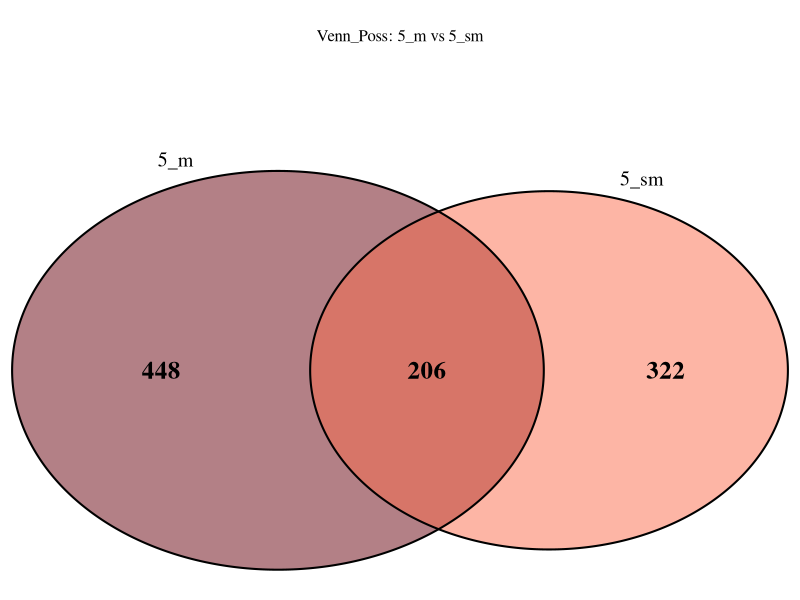
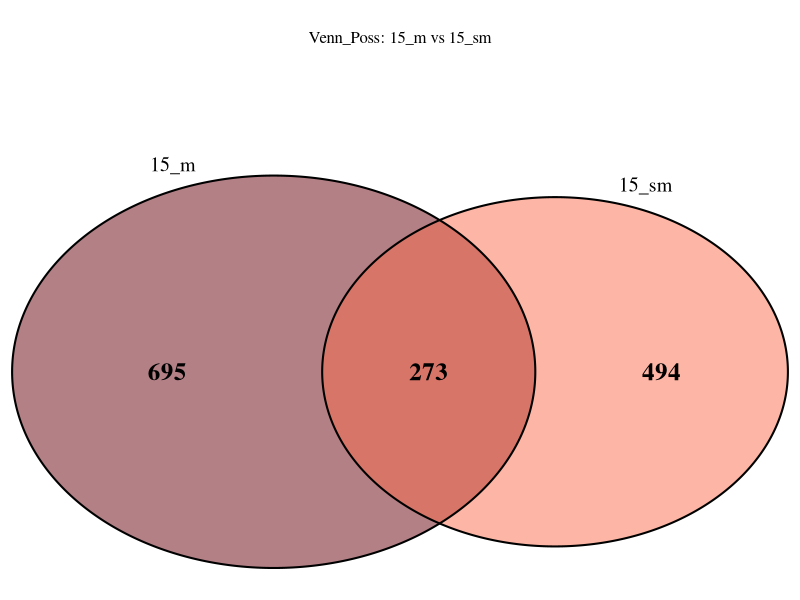
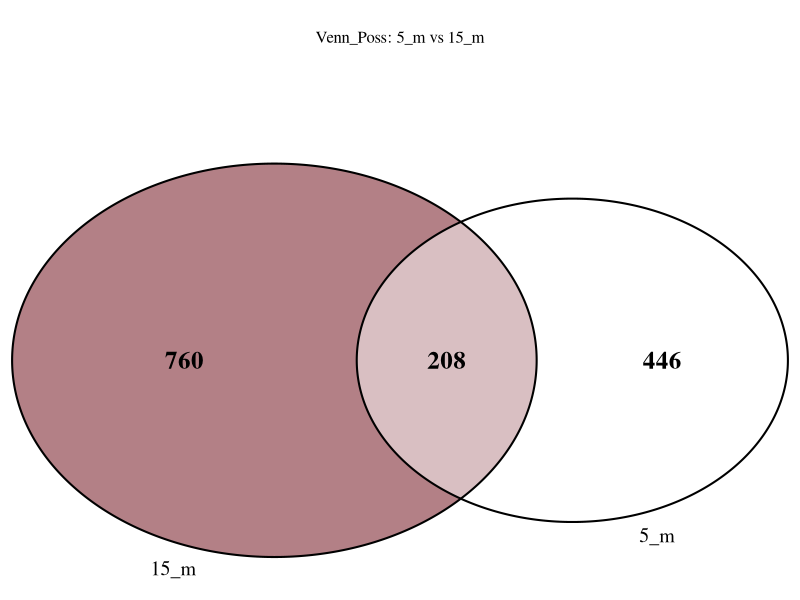
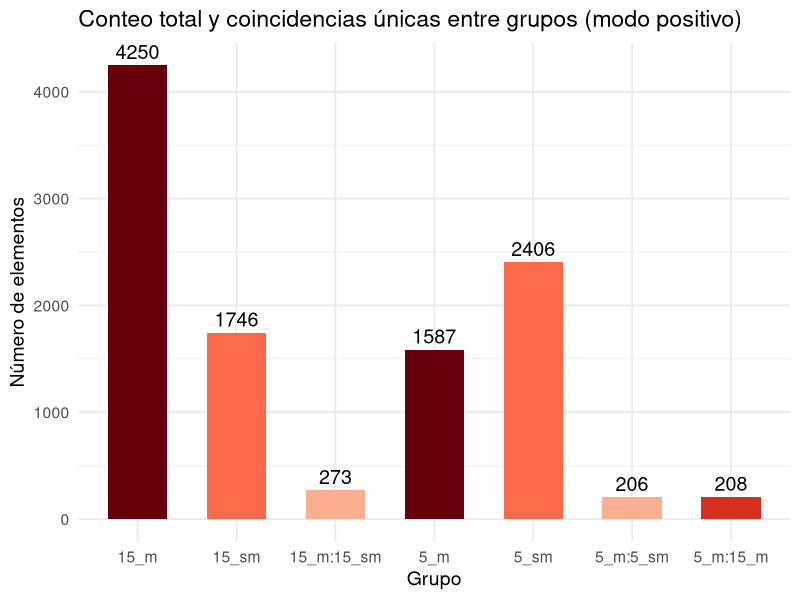
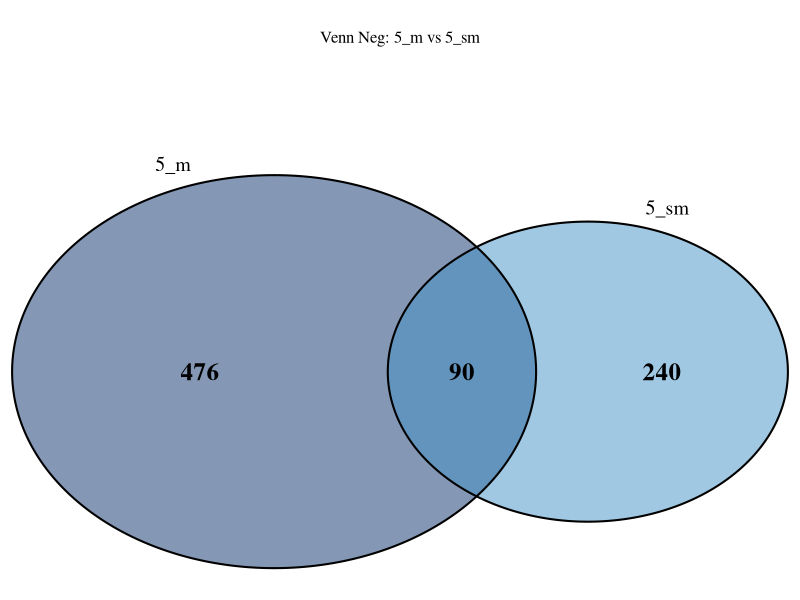
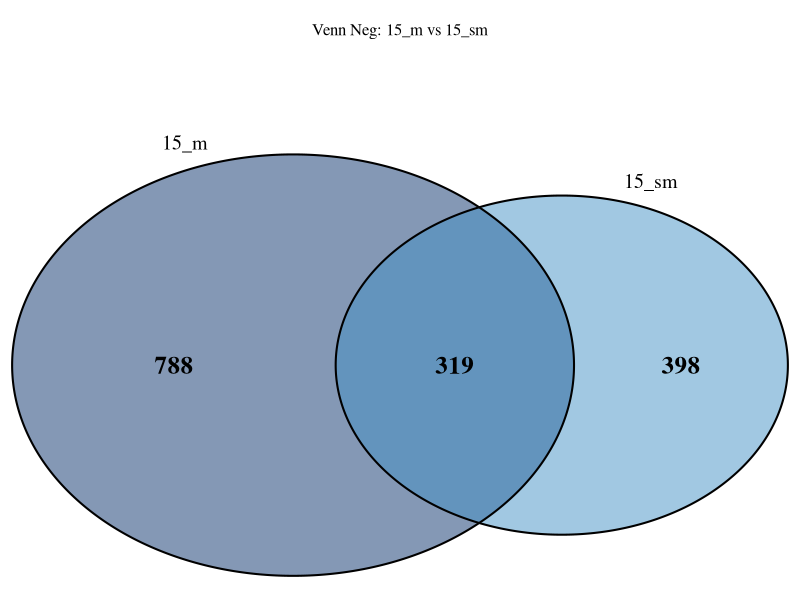
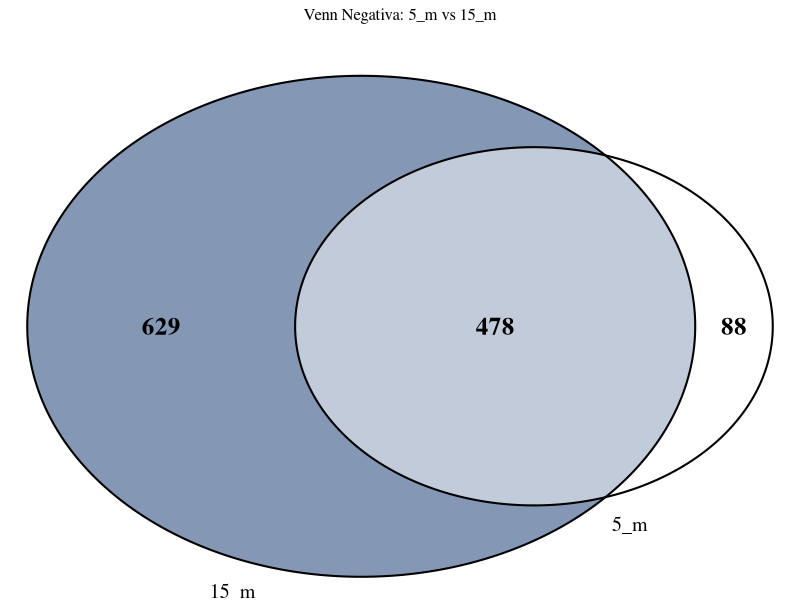
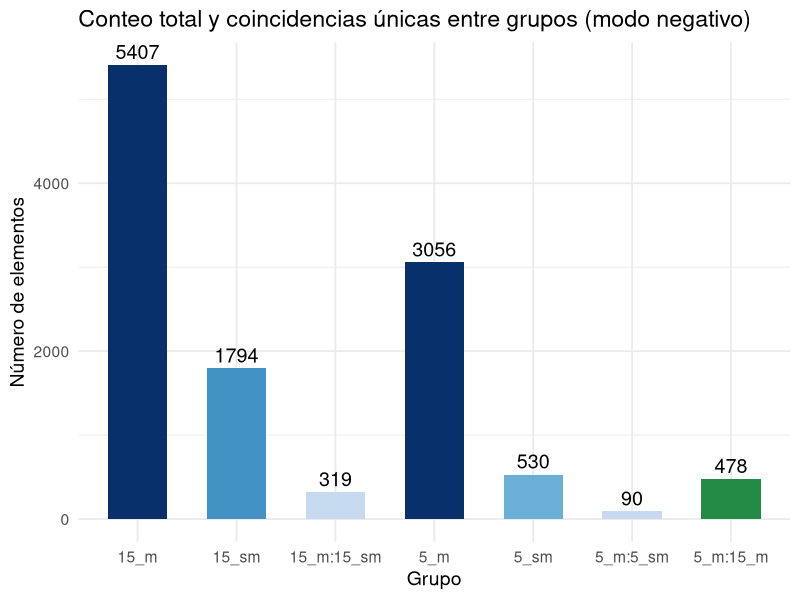

These charts were generated, in order, by the following R code:
## ---- chunk 1
# Cargar librerías necesarias
library(VennDiagram)
library(tidyverse)
library(readxl)
library(ggplot2)

# Leer datos desde el nuevo archivo .xlsx
df <- read_excel("../Data/Data_to_venn/venn.xlsx")

# Redondear valores de Precursor (opcional)
num_decimales <- 3
df <- df %>% mutate(Precursor_round = round(Precursor, num_decimales))

# Crear subconjuntos según los niveles de la columna Iones (sin considerar Collision_energy)
list_5_m   <- df %>% filter(Iones == "5_m") %>% pull(Precursor_round)
list_5_sm  <- df %>% filter(Iones == "5_sm") %>% pull(Precursor_round)
list_15_m  <- df %>% filter(Iones == "15_m") %>% pull(Precursor_round)
list_15_sm <- df %>% filter(Iones == "15_sm") %>% pull(Precursor_round)
## ---- chunk 2
# ----------------------
# Crear diagramas de Venn
# ----------------------
venn1 <- venn.diagram(
  x = list("5_m" = unique(list_5_m), "5_sm" = unique(list_5_sm)),
  filename = NULL,
  fill = c("#67000D", "#FB6A4A"),
  alpha = 0.5, cex = 1.5, fontface = "bold",
  cat.cex = 1.2, cat.pos = c(-20, 20),
  main = "Venn_Poss: 5_m vs 5_sm"
)

grid.newpage(); grid.draw(venn1)

# Save plot
ggsave("../Result/venn_results/Figuras/PDF/venn1_p.pdf", plot = venn1, width = 5, height = 4, units = "in", dpi = "print")
ggsave("../Result/venn_results/Figuras/PNG/venn1_p.png", plot = venn1, width = 5, height = 4, units = "in", dpi = "print")
## ---- chunk 3
venn2 <- venn.diagram(
  x = list("15_m" = unique(list_15_m), "15_sm" = unique(list_15_sm)),
  filename = NULL,
  fill = c("#67000D", "#FB6A4A"),
  alpha = 0.5, cex = 1.5, fontface = "bold",
  cat.cex = 1.2, cat.pos = c(-20, 20),
  main = "Venn_Poss: 15_m vs 15_sm"
)

grid.newpage(); grid.draw(venn2)
# Save plot
ggsave("../Result/venn_results/Figuras/PDF/venn2_p.pdf", plot = venn2, width = 5, height = 4, units = "in", dpi = "print")
ggsave("../Result/venn_results/Figuras/PNG/venn2_p.png", plot = venn2, width = 5, height = 4, units = "in", dpi = "print")
## ---- chunk 4
venn3 <- venn.diagram(
  x = list("5_m" = unique(list_5_m), "15_m" = unique(list_15_m)),
  filename = NULL,
  fill = c("#FFFFFF", "#67000D"),
  alpha = 0.5, cex = 1.5, fontface = "bold",
  cat.cex = 1.2, cat.pos = c(-20, 20),
  main = "Venn_Poss: 5_m vs 15_m"
)

grid.newpage(); grid.draw(venn3)

# Save plot
ggsave("../Result/venn_results/Figuras/PDF/venn3_p.pdf", plot = venn3, width = 5, height = 4, units = "in", dpi = "print")
ggsave("../Result/venn_results/Figuras/PNG/venn3_p.png", plot = venn3, width = 5, height = 4, units = "in", dpi = "print")
## ---- chunk 5
# ----------------------
# Graficos de barras: totales y compartidos
# ----------------------
# Calcular valores compartidos (únicos) entre los pares de interés
compartidos_5m_5sm <- length(intersect(unique(list_5_m), unique(list_5_sm)))
compartidos_15m_15sm <- length(intersect(unique(list_15_m), unique(list_15_sm)))
compartidos_5m_15m <- length(intersect(unique(list_5_m), unique(list_15_m)))

# Crear dataframe para graficar totales por grupo y valores compartidos
conteos_barras <- tibble(
  Grupo = c("5_m", "5_m:5_sm", "5_sm", "15_m", "15_m:15_sm", "15_sm", "5_m:15_m"),
  Conteo = c(
    length(list_5_m),
    compartidos_5m_5sm,
    length(list_5_sm),
    length(list_15_m),
    compartidos_15m_15sm,
    length(list_15_sm),
    compartidos_5m_15m
  )
)

# Reordenar los niveles del factor para que el gráfico tenga el orden deseado
conteos_barras <- conteos_barras %>%
  mutate(Grupo = factor(
    Grupo,
    levels = c("15_m", "15_sm", "15_m:15_sm", "5_m", "5_sm", "5_m:5_sm", "5_m:15_m")
  ))

# Paleta monocromática en rojo
color_rojo <- c(
  "15_m" = "#67000D",
  "15_sm" = "#FB6A4A",
  "15_m:15_sm" = "#FCAE91",
  "5_m" = "#67000D",
  "5_sm" = "#FB6A4A",
  "5_m:5_sm" = "#FCAE91",
  "5_m:15_m" = "#D7301F"
)

# Gráfico
barras1_pos <- ggplot(conteos_barras, aes(x = Grupo, y = Conteo, fill = Grupo)) +
  geom_bar(stat = "identity", width = 0.6, show.legend = FALSE) +
  geom_text(aes(label = Conteo), vjust = -0.4, size = 5) +
  scale_fill_manual(values = color_rojo) +
  labs(
    title = "Conteo total y coincidencias únicas entre grupos (modo positivo)",
    y = "Número de elementos", x = "Grupo"
  ) +
  theme_minimal(base_size = 14)


barras1_pos

# Save plot
ggsave("../Result/venn_results/Figuras/PDF/Barras1_p.pdf", plot = barras1_pos, width = 8, height = 6, units = "in", dpi = "print")
ggsave("../Result/venn_results/Figuras/PNG/Barras1_p.png", plot = barras1_pos, width = 8, height = 6, units = "in", dpi = "print")

## ---- chunk 6
# Leer datos desde la segunda hoja del archivo .xlsx (modo ionización negativa)
df_neg <- read_excel("../Data/Data_to_venn/venn.xlsx", sheet = 2)

# Redondear valores de Precursor (opcional)
num_decimales <- 3
df_neg <- df_neg %>% mutate(Precursor_round_neg = round(Precursor, num_decimales))


# Crear subconjuntos por niveles de la columna Iones (sin considerar Collision_energy)
list_5_m_neg   <- df_neg %>% filter(Iones == "5_m") %>% pull(Precursor_round_neg)
list_5_sm_neg  <- df_neg %>% filter(Iones == "5_sm") %>% pull(Precursor_round_neg)
list_15_m_neg  <- df_neg %>% filter(Iones == "15_m") %>% pull(Precursor_round_neg)
list_15_sm_neg <- df_neg %>% filter(Iones == "15_sm") %>% pull(Precursor_round_neg)
## ---- chunk 7
# ----------------------
# Crear diagramas de Venn para ionización negativa
# ----------------------
venn1_neg <- venn.diagram(
  x = list("5_m" = unique(list_5_m_neg), "5_sm" = unique(list_5_sm_neg)),
  filename = NULL,
  fill = c("#08306B", "#4292C6"),
  alpha = 0.5, cex = 1.5, fontface = "bold",
  cat.cex = 1.2, cat.pos = c(-20, 20),
  main = "Venn Neg: 5_m vs 5_sm"
)
grid.newpage(); grid.draw(venn1_neg)

ggsave("../Result/venn_results/Figuras/PDF/venn1_n.pdf", plot = venn1_neg, width = 5, height = 4, units = "in", dpi = "print")
ggsave("../Result/venn_results/Figuras/PNG/venn1_n.png", plot = venn1_neg, width = 5, height = 4, units = "in", dpi = "print")
## ---- chunk 8
venn2_neg <- venn.diagram(
  x = list("15_m" = unique(list_15_m_neg), "15_sm" = unique(list_15_sm_neg)),
  filename = NULL,
  fill = c("#08306B", "#4292C6"),
  alpha = 0.5, cex = 1.5, fontface = "bold",
  cat.cex = 1.2, cat.pos = c(-20, 20),
  main = "Venn Neg: 15_m vs 15_sm"
)
grid.newpage(); grid.draw(venn2_neg)

ggsave("../Result/venn_results/Figuras/PDF/venn2_n.pdf", plot = venn2_neg, width = 5, height = 4, units = "in", dpi = "print")
ggsave("../Result/venn_results/Figuras/PNG/venn2_n.png", plot = venn2_neg, width = 5, height = 4, units = "in", dpi = "print")
## ---- chunk 9
venn3_neg <- venn.diagram(
  x = list("5_m" = unique(list_5_m_neg), "15_m" = unique(list_15_m_neg)),
  filename = NULL,
  fill = c("#FFFFFF", "#08306B"),
  alpha = 0.5, cex = 1.5, fontface = "bold",
  cat.cex = 1.2, cat.pos = c(-20, 20),
  main = "Venn Negativa: 5_m vs 15_m"
)
grid.newpage(); grid.draw(venn3_neg)

ggsave("../Result/venn_results/Figuras/PDF/venn3_n.pdf", plot = venn3_neg, width = 5, height = 4, units = "in", dpi = "print")
ggsave("../Result/venn_results/Figuras/PNG/venn3_n.png", plot = venn3_neg, width = 5, height = 4, units = "in", dpi = "print")
## ---- chunk 10
# ----------------------
# Graficos de barras: totales y compartidos (ionización negativa)
# ----------------------
# Calcular valores compartidos únicos entre pares de interés
compartidos_5m_5sm_neg <- length(intersect(unique(list_5_m_neg), unique(list_5_sm_neg)))
compartidos_15m_15sm_neg <- length(intersect(unique(list_15_m_neg), unique(list_15_sm_neg)))
compartidos_5m_15m_neg <- length(intersect(unique(list_5_m_neg), unique(list_15_m_neg)))

# Crear dataframe para conteo y visualización
conteos_barras_neg <- tibble(
  Grupo = c("5_m", "5_sm", "15_m", "15_sm", "5_m:5_sm", "15_m:15_sm", "5_m:15_m"),
  Conteo = c(
    length(list_5_m_neg),
    length(list_5_sm_neg),
    length(list_15_m_neg),
    length(list_15_sm_neg),
    compartidos_5m_5sm_neg,
    compartidos_15m_15sm_neg,
    compartidos_5m_15m_neg
  )
)

# Orden correcto de los niveles del factor
conteos_barras_neg <- conteos_barras_neg %>%
  mutate(Grupo = factor(
    Grupo,
    levels = c("15_m", "15_sm", "15_m:15_sm", "5_m", "5_sm", "5_m:5_sm", "5_m:15_m")
  ))

# Paleta de azul + un verde azulado para intergrupo
color_azul <- c(
  "15_m" = "#08306B",
  "15_sm" = "#4292C6",
  "15_m:15_sm" = "#C6DBEF",
  "5_m" = "#08306B",
  "5_sm" = "#6BAED6",
  "5_m:5_sm" = "#C6DBEF",
  "5_m:15_m" = "#238B45"
)

# Gráfico final
barras1_neg <- ggplot(conteos_barras_neg, aes(x = Grupo, y = Conteo, fill = Grupo)) +
  geom_bar(stat = "identity", width = 0.6, show.legend = FALSE) +
  geom_text(aes(label = Conteo), vjust = -0.4, size = 5) +
  scale_fill_manual(values = color_azul) +
  labs(
    title = "Conteo total y coincidencias únicas entre grupos (modo negativo)",
    y = "Número de elementos", x = "Grupo"
  ) +
  theme_minimal(base_size = 14)

barras1_neg

ggsave("../Result/venn_results/Figuras/PDF/barras1_neg.pdf", plot = barras1_neg, width = 8, height = 6, units = "in", dpi = "print")
ggsave("../Result/venn_results/Figuras/PNG/barras1_neg.png", plot = barras1_neg, width = 8, height = 6, units = "in", dpi = "print")
